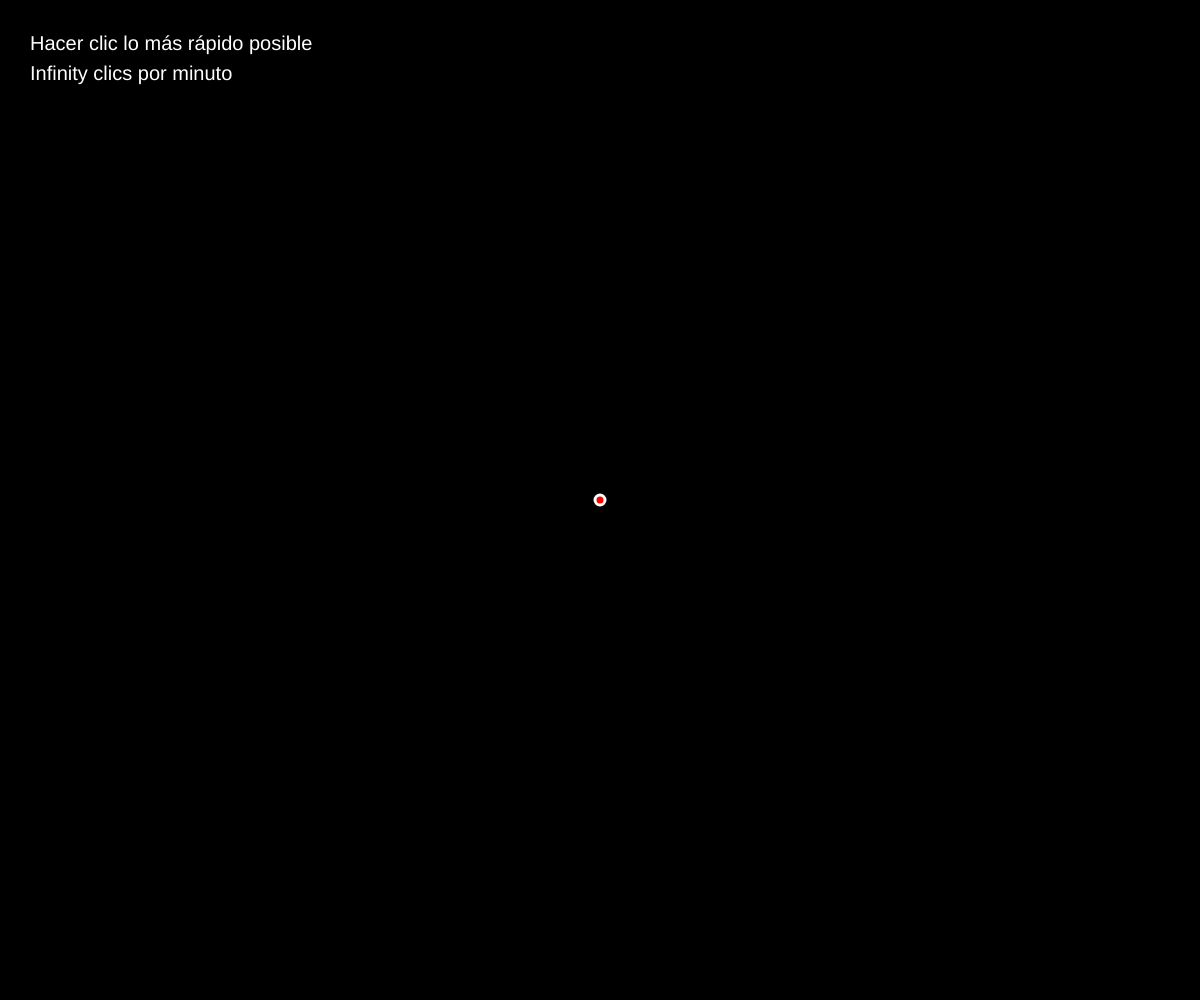
Frame 1 (no input)
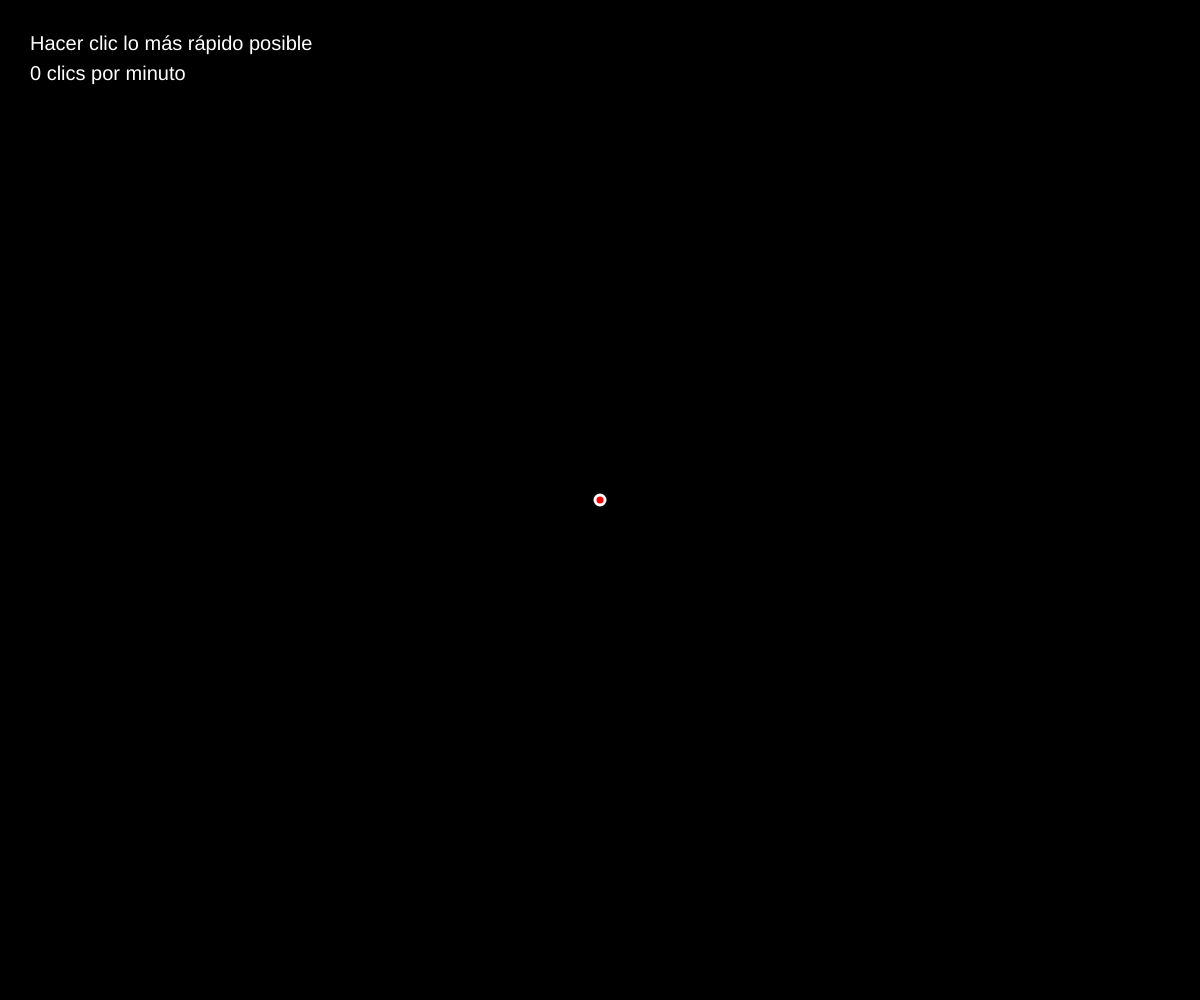
Frame 60 (no input)
Frame 120 (the mouse pressed at the canvas centre since frame 60): identical to frame 60, image omitted

The p5.js sketch that drew these frames (run headless with seeded random() and noise() and a simulated clock; from frame 60 on, the mouse is pressed at the canvas centre):

// p5.js sketch
// ── sketch.js
var tiempo; //crea una lista de tiempo para guardar el tiempo entre dos clics
var vel; //variable para guardar la velocidad de los clics
var tam; //tamaño de la bola
var mtam; //variable para suavizar el tamaño de la bola

function setup() {
  createCanvas(windowWidth, windowHeight); //crea un canvas de pantalla completa
  background(0);

  tiempo = [0, 0]; //crea una lista de tiempo para guardar el tiempo entre dos clics
  vel = 0; //velocidad inicial es cero

  //tamaño inicial es 10px
  tam = 10;
  mtam = 10;

  //tamaño del texto
  textSize(20);
}

function draw() {
  background(0);

  //la velocidad de la bola se obtiene de la division de 60 segundos entre el intervalo de dos clics
  //tiempo[1] = tiempo en el que se hizo el primer clic
  //tiempo[0] = tiempo en el que se hizo el segundo clic
  var vel = 60000 / (tiempo[1] - tiempo[0]);

  //si han pasado mas de 200 millisegundos entre un clic y otro se asigna un valor de 0 a la velocidad
  if (millis() - tiempo[1] > 200) {
    vel = 0;
  }

  //texto de la pantalla
  fill(255);
  noStroke();
  text("Hacer clic lo más rápido posible", 30, 50);

  //floor() redondea el numero de vel a un valor entero
  text(floor(vel) + " clics por minuto", 30, 80);

  //revisa que la velocidad no sea infinita (es decir que no exista) y que sea mayor a 200 clics por segundo
  if (vel != Infinity && floor(vel) > 200){

    //aumenta el tamaño de la elipse dependiendo de los clics por minuto
    tam+= vel/400;

  } else if (tam > 10){ //si la velocidad es menor a 200 y el tamaño de la elipse es mayor a 10

    //disminuye el tamaño de la elipse
    tam-= 3;

  } else {

    //establece 10 como el tamaño mínimo para la elipse
    tam = 10;

  }

  //esta parte del codigo permite suavizar el cambio de tamaño de la ellipse
  var dif = tam - mtam; //resta del tamaño actual de la bola con el nuevo tamaño

  //si la bola debe cambiar de tamaño lo hace pero de manera suave
  if(abs(dif) > 1.0) {
    mtam = mtam + dif/8.0;
  }

  //pinta la ellipse con el nuevo tamaño
  fill(255, 0, 0);
  strokeWeight(3);
  stroke(255);
  ellipse (width/2, height/2, mtam, mtam);

}

//funcion que se llama cuando se hace clic
function mouseClicked() {

  //el tiempo del segundo clic se corre a la segunda posicion
  tiempo[0] = tiempo[1];

  //se guarda el tiempo del primer clic en el arreglo
  tiempo[1] = millis();
}
